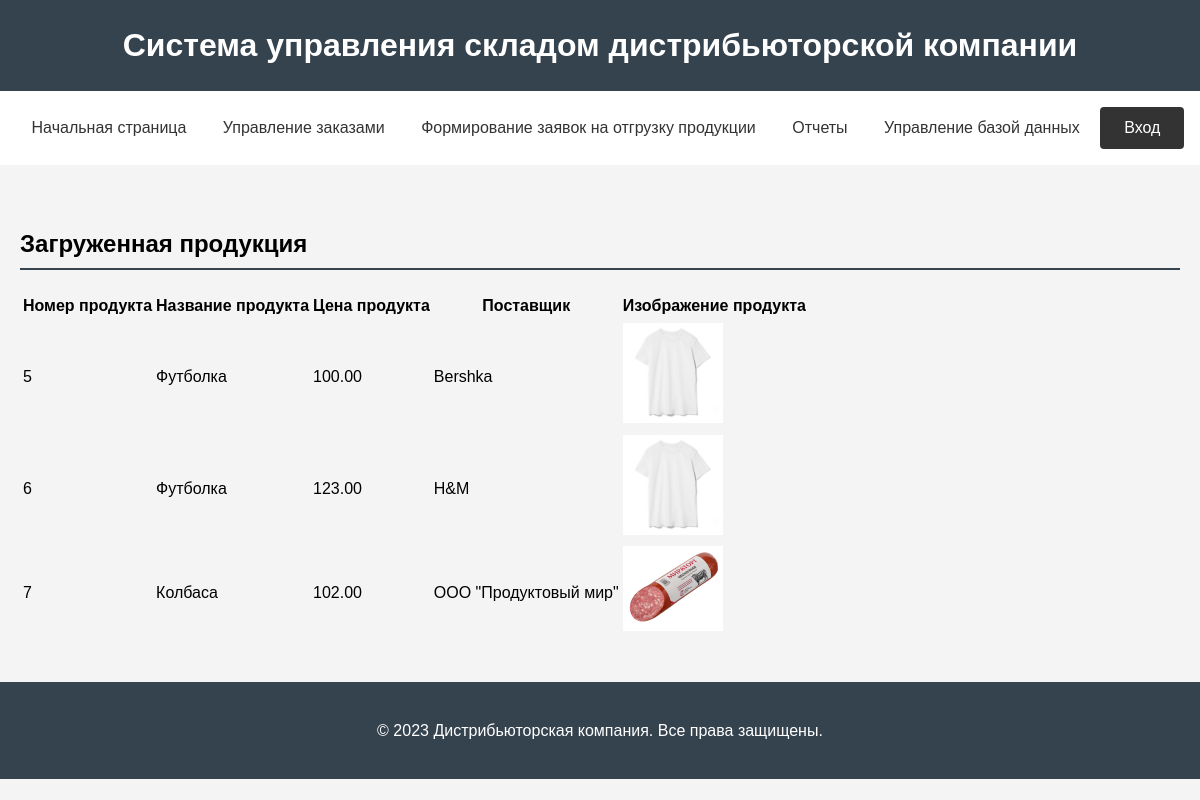
The page /warehouse_management.php on the database its author committed.
### tables this page shows
CREATE TABLE `products` (
  `ProductID` int(11) NOT NULL,
  `ProductName` varchar(255) NOT NULL,
  `Price` decimal(10,2) NOT NULL,
  `SupplierID` int(11) DEFAULT NULL,
  `employee_id` int(11) NOT NULL,
  `ProductImage` text NOT NULL
);

CREATE TABLE `suppliers` (
  `SupplierID` int(11) NOT NULL,
  `SupplierName` varchar(255) NOT NULL,
  `ContactInfo` varchar(255) DEFAULT NULL,
  `employee_id` int(11) NOT NULL
);

### warehouse_management.php (the view, shortened to what this page needs)
<!DOCTYPE html>
<html lang="ru">
<head>
    <link rel="stylesheet" href="styles.css">
</head>
<body>
    <header>
        <h1>Система управления складом дистрибьюторской компании</h1>
    </header>
    <nav>
        <ul>
            <li><a href="index.php">Начальная страница</a></li>
            <li><a href="order_management.php">Управление заказами</a></li>
            <li><a href="shipment_requests.php">Формирование заявок на отгрузку продукции</a></li>
            <li><a href="reports.php">Отчеты</a></li>
            <li><a href="database_management.php">Управление базой данных</a></li>
			<?php
				if (isset($_SESSION['employee_id'])) {
			?>
					<a href="logout.php"><button class="login-button">Выход</button></a>
			<?php
				} else {
			?>
					<a href="login.html"><button class="login-button">Вход</button></a>
			<?php
				}
			?>
        </ul>
    </nav>
    <main>
        <section>
			<?php
				include 'connect.php';
				$sql = "SELECT * FROM products INNER JOIN suppliers ON products.SupplierID = suppliers.SupplierID";
				$result = $conn->query($sql);
			?>
            <h2>Загруженная продукция</h2>
			<table>
				<thead>
					<tr>
						<th>Номер продукта</th>
						<th>Название продукта</th>
						<th>Цена продукта</th>
						<th>Поставщик</th>
						<th>Изображение продукта</th>
					</tr>
				</thead>
				<tbody>
					<?php
						if ($result->num_rows > 0) {
							while ($row = $result->fetch_assoc()) {
								echo "<tr>";
								echo "<td>" . $row["ProductID"] . "</td>";
								echo "<td>" . $row["ProductName"] . "</td>";
								echo "<td>" . $row["Price"] . "</td>";
								echo "<td>" . $row["SupplierName"] . "</td>";
								echo "<td><img src='" . $row["ProductImage"] . "' alt='" . $row["ProductName"] . "' style='width: 100px; height: auto;'></td>";
								echo "</tr>";
							}
						} else {
							echo "<tr><td colspan='4'>Нет загруженной продукции</td></tr>";
						}
					?>
				</tbody>
			</table>
        </section>
    </main>
    <footer>
        <p>&copy; 2023 Дистрибьюторская компания. Все права защищены.</p>
    </footer>
</body>
</html>

### styles.css (style rules this page uses)
body { font-family: Arial, sans-serif; line-height: 1.6; margin: 0; padding: 0; background-color: #f4f4f4; }
header { background-color: #35434f; padding: 20px; text-align: center; }
header h1 { color: #ffffff; margin: 0; }
nav { background-color: #ffffff; display: flex; justify-content: center; margin-bottom: 20px; }
nav ul { list-style-type: none; padding: 0; }
nav ul li { display: inline; }
nav ul li a { display: inline-block; text-decoration: none; color: #333; padding: 8px 16px; }
main { padding: 20px; }
section h2 { border-bottom: 2px solid #35434f; padding-bottom: 5px; }
footer { background-color: #35434f; color: #ffffff; text-align: center; padding: 20px; margin-top: 20px; }
button { background-color: #333; color: #ffffff; border: none; padding: 8px 16px; cursor: pointer; }
.login-button { color: white; padding: 12px 24px; border: none; border-radius: 4px; font-size: 16px; cursor: pointer; }

### rows shown on the page
products: ProductID "5", ProductName "Футболка", Price "100.00", SupplierID.SupplierName "Bershka", ProductImage (picture)
products: ProductID "6", ProductName "Футболка", Price "123.00", SupplierID.SupplierName "H&M", ProductImage (picture)
products: ProductID "7", ProductName "Колбаса", Price "102.00", SupplierID.SupplierName "ООО \"Продуктовый мир\"", ProductImage (picture)
